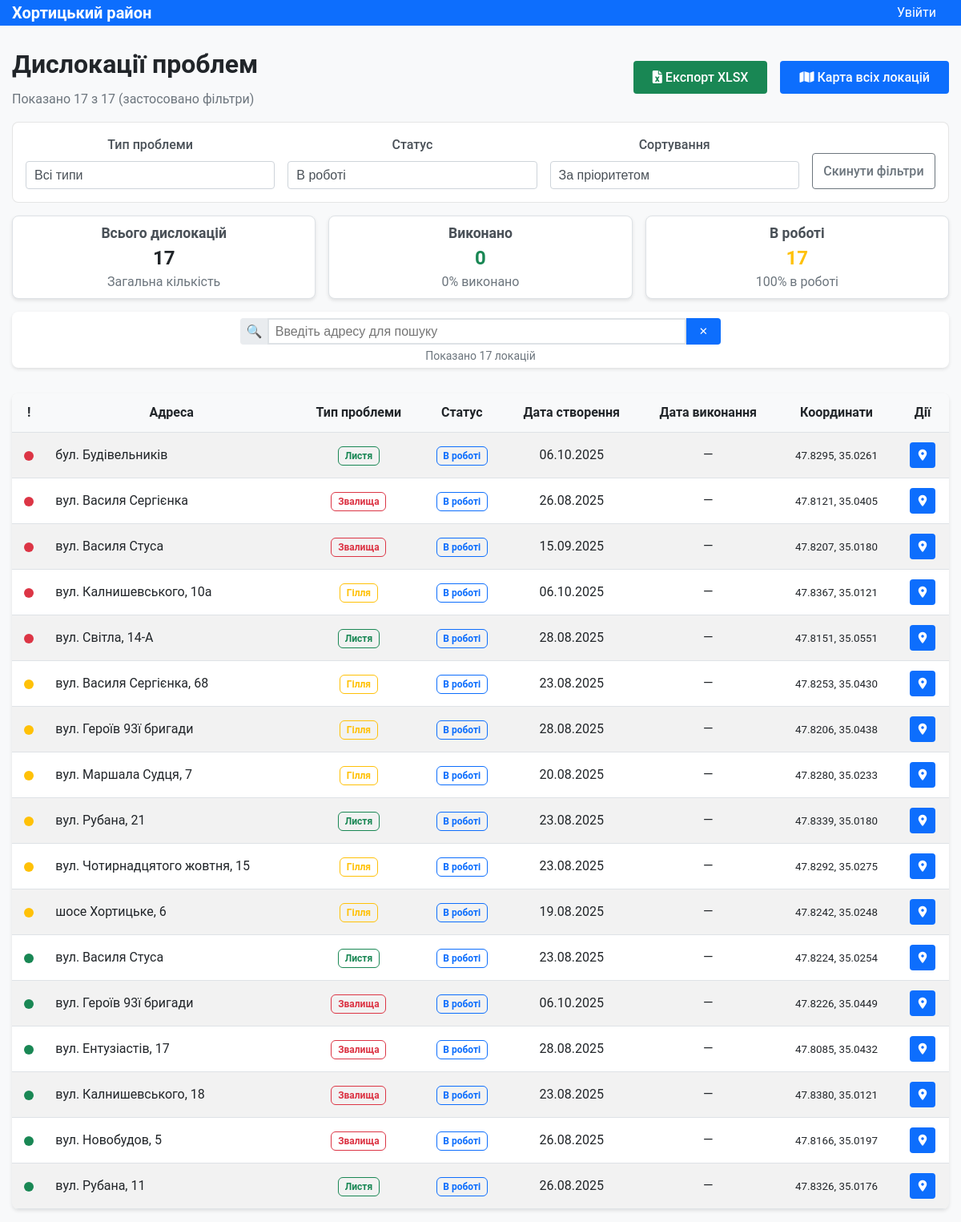
The page / on the database its author committed.
### models.py (models this page shows, shortened)
class Location(db.Model):
    id = db.Column(db.Integer, primary_key=True)
    address = db.Column(db.String(200), nullable=False)
    latitude = db.Column(db.Float, nullable=False)
    longitude = db.Column(db.Float, nullable=False)
    problem_type = db.Column(db.String(50), nullable=False)
    priority = db.Column(db.String(20), default='Середній')
    status = db.Column(db.String(20), default='in_progress')
    description = db.Column(db.Text)
    date_created = db.Column(db.DateTime, default=datetime.utcnow)
    date_completed = db.Column(db.DateTime)
    created_by = db.Column(db.Integer, db.ForeignKey('user.id'))
    def get_priority_order(self):
        priority_map = {'Високий': 1, 'Середній': 2, 'Низький': 3}
        return priority_map.get(self.priority, 2)

### app.py (the view)
@app.route('/')
def index():
    problem_type = request.args.get('problem_type', 'all')
    status = request.args.get('status', 'in_progress')
    priority = request.args.get('priority', 'all')
    sort_by = request.args.get('sort_by', 'priority')
    query = Location.query
    if problem_type != 'all':
        query = query.filter(Location.problem_type == problem_type)
    if status != 'all':
        query = query.filter(Location.status == status)
    locations = query.all()
    for location in locations:
        location.formatted_address = format_address(location.address)
    if sort_by == 'alphabet':
        locations.sort(key=lambda x: x.formatted_address)
    else:  # sort_by == 'priority'
        locations.sort(key=lambda x: (
            x.get_priority_order(), x.formatted_address))
    for location in locations:
        location.address = location.formatted_address
    total_count = len(locations)
    completed_count = len([l for l in locations if l.status == 'completed'])
    in_progress_count = len([l for l in locations if l.status == 'in_progress'])
    return render_template('index.html',
                           locations=locations,
                           current_problem_type=problem_type,
                           current_status=status,
                           current_priority=priority,
                           current_sort=sort_by,
                           total_count=total_count,
                           completed_count=completed_count,
                           in_progress_count=in_progress_count)

### app.py (called while the page is built)
def format_address(address):
    file_path = Path(__file__).parent / "static" / "street-names.json"
    with open(file_path, "r", encoding="utf-8") as f:
        addresses = json.load(f)
        for k, v in addresses.items():
            if address.startswith(k):
                return address.replace(k, v)
    return address

### templates/index.html (shortened to what this page needs)
{% extends "base.html" %}
{% block content %}
<div class="page-header">
    <div class="page-header__info">
        <h1 class="page-header__title">Дислокації проблем</h1>
        <p class="page-header__subtitle">
            Показано {{ locations|length }}
            {% if current_problem_type != 'all' or current_status != 'all' %}
                з {{ total_count }} (застосовано фільтри)
            {% else %}
                записів
            {% endif %}
        </p>
    </div>
    <div class="page-header__actions">
        <a href="{{ url_for('export_excel', problem_type=current_problem_type, status=current_status) }}"
            class="button button--success">
            <i class="fas fa-file-excel"></i> Експорт XLSX
        </a>
        <a href="{{ url_for('map_all') }}" class="button button--primary">
            <i class="fas fa-map"></i> Карта всіх локацій
        </a>
    </div>
</div>
<form method="GET" class="filter-section">
    <div class="filter-section__group">
        <label class="form__label">Тип проблеми</label>
        <select name="problem_type" class="form__select" onchange="this.form.submit()">
            <option value="all" {% if current_problem_type == 'all' %}selected{% endif %}>Всі типи</option>
        </select>
    </div>
    <div class="filter-section__group">
        <label class="form__label">Статус</label>
        <select name="status" class="form__select" onchange="this.form.submit()">
            <option value="in_progress" {% if current_status == 'in_progress' %}selected{% endif %}>В роботі</option>
        </select>
    </div>
    <div class="filter-section__group">
        <label class="form__label">Сортування</label>
        <select name="sort_by" class="form__select" onchange="this.form.submit()">
            <option value="priority" {% if current_sort == 'priority' %}selected{% endif %}>За пріоритетом</option>
        </select>
    </div>
    <a href="{{ url_for('index') }}" class="button button--secondary">Скинути фільтри</a>
</form>
<div class="stats-grid">
    <div class="stats-card">
        <div class="stats-card__title">
            {% if current_problem_type != 'all' %}
                {{ current_problem_type }}
            {% else %}
                Всього дислокацій
            {% endif %}
        </div>
        <div class="stats-card__value">{{ total_count }}</div>
        <p class="stats-card__description">
            {% if current_problem_type != 'all' %}
                Загальна кількість {{ current_problem_type.lower() }}
            {% else %}
                Загальна кількість
            {% endif %}
        </p>
    </div>
    <div class="stats-card">
        <div class="stats-card__title">Виконано</div>
        <div class="stats-card__value stats-card__value--success">{{ completed_count }}</div>
        <p class="stats-card__description">
            {% if total_count > 0 %}
                {{ "%.0f"|format((completed_count / total_count) * 100) }}% виконано
            {% else %}
                0% виконано
            {% endif %}
        </p>
    </div>
    <div class="stats-card">
        <div class="stats-card__title">В роботі</div>
        <div class="stats-card__value stats-card__value--warning">{{ in_progress_count }}</div>
        <p class="stats-card__description">
            {% if total_count > 0 %}
                {{ "%.0f"|format((in_progress_count / total_count) * 100) }}% в роботі
            {% else %}
                0% в роботі
            {% endif %}
        </p>
    </div>
</div>
{% if locations %}
<div class="search-section">
    <form class="search-section__form">
        <div class="search-section__input-group">
            <span class="search-section__addon">🔍</span>
            <input type="text"
                id="searchInput"
                class="search-section__input"
                placeholder="Введіть адресу для пошуку"
                autocomplete="off">
            <button class="search-section__button"
                    type="button"
                    id="clearSearch"
                    title="Очистити пошук">✕</button>
        </div>
        <div id="searchResults" class="search-section__info"></div>
    </form>
</div>
<div class="data-table-container">
    <table class="data-table">
        <thead>
            <tr class="data-table__header">
                <th class="data-table__cell">!</th>
                <th class="data-table__cell">Адреса</th>
                <th class="data-table__cell">Тип проблеми</th>
                <th class="data-table__cell">Статус</th>
                <th class="data-table__cell">Дата створення</th>
                <th class="data-table__cell">Дата виконання</th>
                <th class="data-table__cell">Координати</th>
                <th class="data-table__cell">Дії</th>
            </tr>
        </thead>
        <tbody>
            {% for location in locations %}
            <tr class="data-table__row" data-address="{{ location.address }}">
                <td class="data-table__cell">
                    {% if location.priority == 'Високий' %}
                        <span class="priority-indicator priority-indicator--high" title="Високий пріоритет">&nbsp;</span>
                    {% elif location.priority == 'Середній' %}
                        <span class="priority-indicator priority-indicator--medium" title="Середній пріоритет">&nbsp;</span>
                    {% else %}
                        <span class="priority-indicator priority-indicator--low" title="Низький пріоритет">&nbsp;</span>
                    {% endif %}
                </td>
                <td class="data-table__cell data-table__cell--left">{{ location.address }}</td>
                <td class="data-table__cell">
                    {% if location.problem_type == 'Гілля' %}
                        <span class="badge badge--branches">{{ location.problem_type }}</span>
                    {% elif location.problem_type == 'Листя' %}
                        <span class="badge badge--leaves">{{ location.problem_type }}</span>
                    {% elif location.problem_type == 'Звалища' %}
                        <span class="badge badge--dumps">{{ location.problem_type }}</span>
                    {% else %}
                        <span class="badge badge--default">{{ location.problem_type }}</span>
                    {% endif %}
                </td>
                <td class="data-table__cell">
                    {% if location.status == 'completed' %}
                        <span class="badge badge--completed">Виконано</span>
                    {% elif location.status == 'in_progress' %}
                        <span class="badge badge--in-progress">В роботі</span>
                    {% else %}
                        <span class="badge badge--default">В роботі</span>
                    {% endif %}
                </td>
                <td class="data-table__cell">{{ location.date_created.strftime('%d.%m.%Y') }}</td>
                <td class="data-table__cell">
                    {% if location.date_completed %}
                        <span class="data-table__success-text">{{ location.date_completed.strftime('%d.%m.%Y') }}</span>
                    {% else %}
                        <span class="data-table__muted-text">—</span>
                    {% endif %}
                </td>
                <td class="data-table__cell">
                    <small class="data-table__coordinates">
                        {{ "%.4f"|format(location.latitude) }}, {{ "%.4f"|format(location.longitude) }}
                    </small>
                </td>
                <td class="data-table__cell">
                    <div class="data-table__actions">
                        <a href="{{ url_for('location_map', location_id=location.id) }}"
                            class="button button--primary button--small button--square"
                            title="Переглянути на карті">
                            <i class="fas fa-map-marker-alt"></i>
                        </a>
                    </div>
                </td>
            </tr>
            {% endfor %}
        </tbody>
    </table>
</div>
{% endif %}
{% endblock %}

### templates/base.html (shortened to what this page needs)
<!DOCTYPE html>
<html lang="uk">
    <head>
        <link rel="stylesheet" href="https://cdnjs.cloudflare.com/ajax/libs/font-awesome/6.0.0/css/all.min.css">
        <link rel="stylesheet" href="{{ url_for('static', filename='css/style.css') }}">
    </head>
    <body>
        <nav class="navigation">
            <div class="layout">
                <div class="navigation__container">
                    <a class="navigation__brand" href="{{ url_for('index') }}">Хортицький район</a>
                    <div class="navigation__menu">
                        {% if current_user.is_authenticated %}
                        <span class="navigation__text">Привіт, {{ current_user.username }}!</span>
                        {% if current_user.is_admin() %}
                        <span class="admin">Адмін</span>
                        {% endif %}
                        <a class="navigation__link" href="{{ url_for('logout') }}">Вийти</a>
                        {% else %}
                        <a class="navigation__link" href="{{ url_for('login') }}">Увійти</a>
                        {% endif %}
                    </div>
                </div>
            </div>
        </nav>
        <div class="layout layout--with-top-margin">{% block content %}{% endblock %}</div>
    </body>
</html>

### static/css/variables.css (style rules this page uses)
:root { --body-bg: #f8f9fa; --dt-body-bg: #1a1a1a; --dt-bg-1: #2d2d2d; --dt-border-1: #404040; --dt-border-2: #666666; --white: #ffffff; --white-grey: #dee2e6; --grey: #6c757d; --grey-input: #ced4da; --grey-input-readonly: #b0b0b0; --font-color: #212529; --font-color-light: #495057; --dt-font-color: #dddddd; --transparent-white: rgba(255, 255, 255, 0.1); --transparent-black: rgba(0, 0, 0, 0.1); --blue: #0d6efd; --blue-hover: #195fc9; --orange: #ffc107; --orange-hover: #b48f1e; --green: #198754; --green-hover: #1fc979; --green-dark: #055160; --green-alert-bg: #d1ecf1; --green-alert-border: #bee5eb; --red: #dc3545; --red-hover: #bb2d3b; --red-dark: #721c24; --red-alert-bg: #f8d7da; --red-alert-border: #f5c6cb; --dt-red-alert-bg: #5f1e1e; --dt-red-alert-border: #822c2c; --dt-red-alert-font: #f8b4b4; --dt-blue-alert-bg: #1e3a5f; --dt-blue-alert-border: #2c5282; --dt-blue-alert-font: #b3d4fc; --light-blue-border: #e9ecef; --highlight: #fff3cd; --ff: Roboto, Arial, sans-serif; }

### rows shown on the page
Location: priority "Високий" (drawn), problem_type "Листя", status "В роботі", date_created "06.10.2025", latitude "47.8295", longitude "35.0261"
Location: priority "Високий" (drawn), problem_type "Звалища", status "В роботі", date_created "26.08.2025", latitude "47.8121", longitude "35.0405"
Location: priority "Високий" (drawn), problem_type "Звалища", status "В роботі", date_created "15.09.2025", latitude "47.8207", longitude "35.0180"
Location: priority "Високий" (drawn), problem_type "Гілля", status "В роботі", date_created "06.10.2025", latitude "47.8367", longitude "35.0121"
Location: priority "Високий" (drawn), problem_type "Листя", status "В роботі", date_created "28.08.2025", latitude "47.8151", longitude "35.0551"
Location: priority "Середній" (drawn), problem_type "Гілля", status "В роботі", date_created "23.08.2025", latitude "47.8253", longitude "35.0430"
Location: priority "Середній" (drawn), problem_type "Гілля", status "В роботі", date_created "28.08.2025", latitude "47.8206", longitude "35.0438"
Location: priority "Середній" (drawn), problem_type "Гілля", status "В роботі", date_created "20.08.2025", latitude "47.8280", longitude "35.0233"
Location: priority "Середній" (drawn), problem_type "Листя", status "В роботі", date_created "23.08.2025", latitude "47.8339", longitude "35.0180"
Location: priority "Середній" (drawn), problem_type "Гілля", status "В роботі", date_created "23.08.2025", latitude "47.8292", longitude "35.0275"
Location: priority "Середній" (drawn), problem_type "Гілля", status "В роботі", date_created "19.08.2025", latitude "47.8242", longitude "35.0248"
Location: priority "Низький" (drawn), problem_type "Листя", status "В роботі", date_created "23.08.2025", latitude "47.8224", longitude "35.0254"
Location: priority "Низький" (drawn), problem_type "Звалища", status "В роботі", date_created "06.10.2025", latitude "47.8226", longitude "35.0449"
Location: priority "Низький" (drawn), problem_type "Звалища", status "В роботі", date_created "28.08.2025", latitude "47.8085", longitude "35.0432"
Location: priority "Низький" (drawn), problem_type "Звалища", status "В роботі", date_created "23.08.2025", latitude "47.8380", longitude "35.0121"
Location: priority "Низький" (drawn), problem_type "Звалища", status "В роботі", date_created "26.08.2025", latitude "47.8166", longitude "35.0197"
Location: priority "Низький" (drawn), problem_type "Листя", status "В роботі", date_created "26.08.2025", latitude "47.8326", longitude "35.0176"

### other values the page prints
{{ locations|length }} "17"
{{ total_count }} "17"
{{ completed_count }} "0"
{{ "%.0f"|format((completed_count / total_count) * 100) }} "0"
{{ in_progress_count }} "17"
{{ "%.0f"|format((in_progress_count / total_count) * 100) }} "100"
